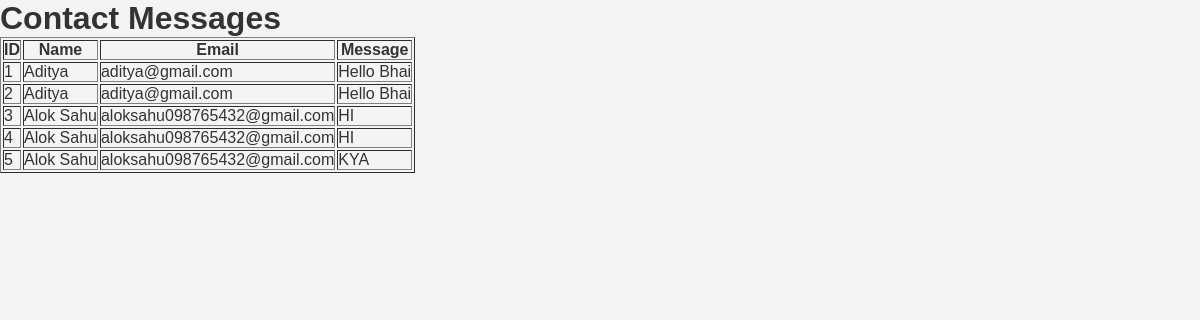
The page /messages on the database its author committed.
### tables this page shows
CREATE TABLE messages(
            id INTEGER PRIMARY KEY AUTOINCREMENT,
            name TEXT,
            email TEXT,
            message TEXT
        );

### app.py (the view)
@app.route('/messages')
def messages():
    conn = sqlite3.connect('database.db')
    cursor = conn.cursor()
    cursor.execute('SELECT * FROM messages')
    data = cursor.fetchall()
    conn.close()
    return render_template('messages.html', data=data)

### templates/messages.html (shortened to what this page needs)
<!DOCTYPE html>
<html lang="en">
<head>
    <link rel="stylesheet" href="{{ url_for('static', filename='style.css') }}">
</head>
<body>
    <h1>Contact Messages</h1>
    <table border="1" cellpadding="10">
        <tr>
            <th>ID</th>
            <th>Name</th>
            <th>Email</th>
            <th>Message</th>
        </tr>
        {% for row in data %}
        <tr>
            <td>{{ row[0] }}</td>
            <td>{{ row[1] }}</td>
            <td>{{ row[2] }}</td>
            <td>{{ row[3] }}</td>
        </tr>
        {% endfor %}
    </table>
</body>
</html>

### static/style.css (style rules this page uses)
* { margin:0; padding:0; box-sizing:border-box; font-family:Arial; }
body { background:#f4f4f4; color:#333; }

### rows shown on the page
messages: id "1", name "Aditya", email "aditya@gmail.com", message "Hello Bhai"
messages: id "2", name "Aditya", email "aditya@gmail.com", message "Hello Bhai"
messages: id "3", name "Alok Sahu", email "aloksahu098765432@gmail.com", message "HI"
messages: id "4", name "Alok Sahu", email "aloksahu098765432@gmail.com", message "HI"
messages: id "5", name "Alok Sahu", email "aloksahu098765432@gmail.com", message "KYA"
